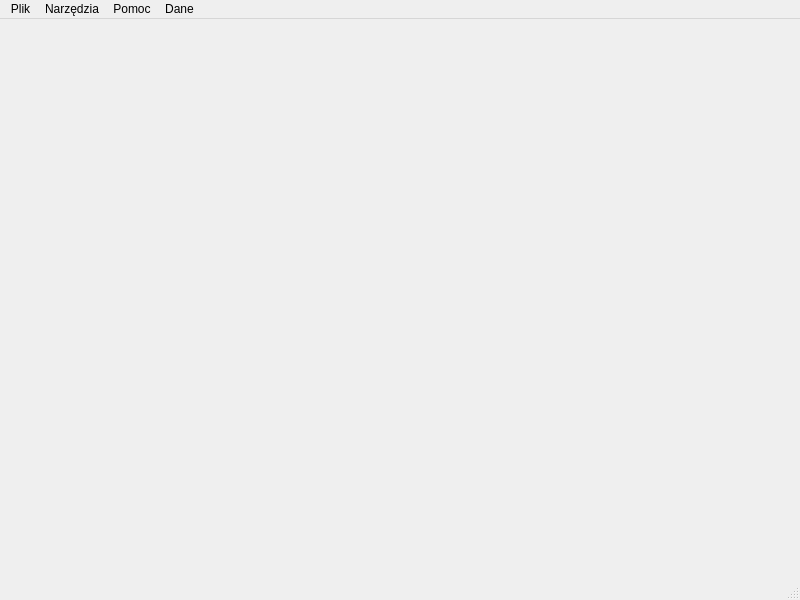
<?xml version="1.0" encoding="UTF-8"?>
<ui version="4.0">
 <class>MainWindow</class>
 <widget class="QMainWindow" name="MainWindow">
  <property name="geometry">
   <rect>
    <x>0</x>
    <y>0</y>
    <width>800</width>
    <height>600</height>
   </rect>
  </property>
  <property name="windowTitle">
   <string>IMU Data Visualizer</string>
  </property>
  <property name="autoFillBackground">
   <bool>false</bool>
  </property>
  <property name="dockOptions">
   <set>QMainWindow::AllowNestedDocks|QMainWindow::AllowTabbedDocks|QMainWindow::AnimatedDocks|QMainWindow::ForceTabbedDocks|QMainWindow::VerticalTabs</set>
  </property>
  <widget class="QWidget" name="centralwidget">
   <layout class="QGridLayout" name="gridLayout_2"/>
  </widget>
  <widget class="QMenuBar" name="menubar">
   <property name="geometry">
    <rect>
     <x>0</x>
     <y>0</y>
     <width>800</width>
     <height>21</height>
    </rect>
   </property>
   <widget class="QMenu" name="menu_File">
    <property name="title">
     <string>Plik</string>
    </property>
    <addaction name="action_LoadXSENS"/>
    <addaction name="action_LoadVICON"/>
    <addaction name="separator"/>
    <addaction name="action_Quit"/>
   </widget>
   <widget class="QMenu" name="menu_Help">
    <property name="title">
     <string>Pomoc</string>
    </property>
    <addaction name="action_AboutAuthors"/>
    <addaction name="separator"/>
    <addaction name="action_AboutApp"/>
   </widget>
   <widget class="QMenu" name="menuNarz_dzia">
    <property name="title">
     <string>Narzędzia</string>
    </property>
    <addaction name="actionWyznacz_orientacje_VICON"/>
    <addaction name="actionDopasuj_VICON_z_XSENS"/>
    <addaction name="actionFiltruj"/>
   </widget>
   <widget class="QMenu" name="menuDane">
    <property name="title">
     <string>Dane</string>
    </property>
    <widget class="QMenu" name="menuZa_adaowane_dane">
     <property name="title">
      <string>Załadaowane dane</string>
     </property>
     <addaction name="actionVICON"/>
     <addaction name="actionIMU"/>
     <addaction name="actionXSENS"/>
    </widget>
    <addaction name="menuZa_adaowane_dane"/>
   </widget>
   <addaction name="menu_File"/>
   <addaction name="menuNarz_dzia"/>
   <addaction name="menu_Help"/>
   <addaction name="menuDane"/>
  </widget>
  <widget class="QStatusBar" name="statusBar"/>
  <action name="action_LoadXSENS">
   <property name="text">
    <string>Załaduj dane XSENS</string>
   </property>
  </action>
  <action name="action_LoadVICON">
   <property name="text">
    <string>Załaduj dane VICON</string>
   </property>
  </action>
  <action name="action_Close">
   <property name="text">
    <string>Zamknij</string>
   </property>
  </action>
  <action name="action_Quit">
   <property name="text">
    <string>Wyjście</string>
   </property>
  </action>
  <action name="action_AboutAuthors">
   <property name="checkable">
    <bool>false</bool>
   </property>
   <property name="text">
    <string>O autorach</string>
   </property>
  </action>
  <action name="action_AboutApp">
   <property name="text">
    <string>O programie</string>
   </property>
  </action>
  <action name="actionWyznacz_orientacje_VICON">
   <property name="text">
    <string>Wyznacz orientacje VICON</string>
   </property>
  </action>
  <action name="actionDopasuj_VICON_z_XSENS">
   <property name="text">
    <string>Dopasuj VICON z XSENS</string>
   </property>
  </action>
  <action name="actionFiltruj">
   <property name="text">
    <string>Filtruj...</string>
   </property>
  </action>
  <action name="actionVICON">
   <property name="text">
    <string>VICON</string>
   </property>
  </action>
  <action name="actionIMU">
   <property name="text">
    <string>IMU</string>
   </property>
  </action>
  <action name="actionXSENS">
   <property name="text">
    <string>XSENS</string>
   </property>
  </action>
 </widget>
 <resources/>
 <connections>
  <connection>
   <sender>action_LoadVICON</sender>
   <signal>triggered()</signal>
   <receiver>MainWindow</receiver>
   <slot>loadVICONData()</slot>
   <hints>
    <hint type="sourcelabel">
     <x>-1</x>
     <y>-1</y>
    </hint>
    <hint type="destinationlabel">
     <x>399</x>
     <y>299</y>
    </hint>
   </hints>
  </connection>
  <connection>
   <sender>action_LoadXSENS</sender>
   <signal>triggered()</signal>
   <receiver>MainWindow</receiver>
   <slot>loadXSENSData()</slot>
   <hints>
    <hint type="sourcelabel">
     <x>-1</x>
     <y>-1</y>
    </hint>
    <hint type="destinationlabel">
     <x>399</x>
     <y>299</y>
    </hint>
   </hints>
  </connection>
 </connections>
 <slots>
  <slot>loadXSENSData()</slot>
  <slot>loadVICONData()</slot>
 </slots>
</ui>
